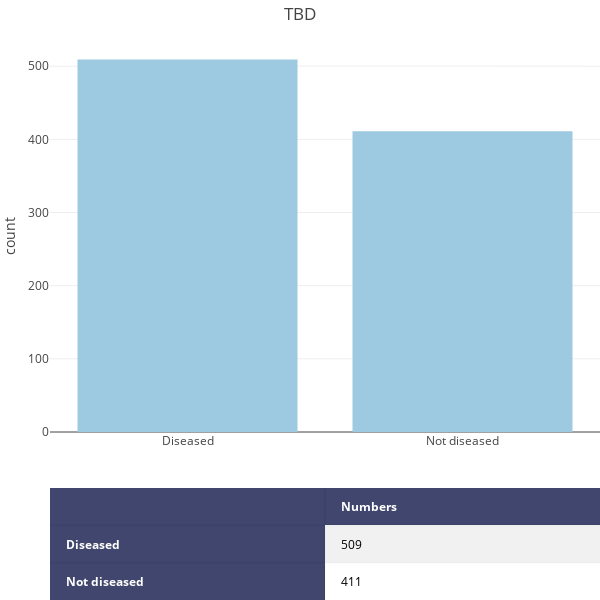

This figure's notebook cell:
### Code cell
iplot(figure)

### Figure 1 — Plotly figure (JSON) as saved in the notebook; plotly's stock layout.template omitted (floating-point values rounded to 4 significant figures)
{"data": [{"colorscale": [[0, "#00083e"], [0.5, "#ededee"], [1, "#ffffff"]], "hoverinfo": "none", "opacity": 0.75, "showscale": false, "type": "heatmap", "z": [[0, 0], [0, 0.5], [0, 1]]}, {"marker": {"color": "rgb(158,202,225)"}, "type": "bar", "x": ["Diseased", "Not diseased"], "xaxis": "x2", "y": [509, 411], "yaxis": "y2"}], "layout": {"annotations": [{"align": "left", "font": {"color": "#ffffff"}, "showarrow": false, "text": "<b></b>", "x": -0.45, "xanchor": "left", "xref": "x1", "y": 0, "yref": "y1"}, {"align": "left", "font": {"color": "#ffffff"}, "showarrow": false, "text": "<b>Numbers</b>", "x": 0.55, "xanchor": "left", "xref": "x1", "y": 0, "yref": "y1"}, {"align": "left", "font": {"color": "#ffffff"}, "showarrow": false, "text": "<b>Diseased</b>", "x": -0.45, "xanchor": "left", "xref": "x1", "y": 1, "yref": "y1"}, {"align": "left", "font": {"color": "#000000"}, "showarrow": false, "text": "509", "x": 0.55, "xanchor": "left", "xref": "x1", "y": 1, "yref": "y1"}, {"align": "left", "font": {"color": "#ffffff"}, "showarrow": false, "text": "<b>Not diseased</b>", "x": -0.45, "xanchor": "left", "xref": "x1", "y": 2, "yref": "y1"}, {"align": "left", "font": {"color": "#000000"}, "showarrow": false, "text": "411", "x": 0.55, "xanchor": "left", "xref": "x1", "y": 2, "yref": "y1"}], "autosize": false, "height": 600, "margin": {"b": 0, "l": 50, "r": 0, "t": 40}, "title": "TBD", "width": 600, "xaxis": {"dtick": 1, "gridwidth": 2, "showticklabels": false, "tick0": -0.5, "ticks": "", "zeroline": false}, "xaxis2": {"anchor": "y2"}, "yaxis": {"autorange": "reversed", "domain": [0, 0.2], "dtick": 1, "gridwidth": 2, "showticklabels": false, "tick0": 0.5, "ticks": "", "zeroline": false}, "yaxis2": {"domain": [0.3, 1], "title": "count"}}}
